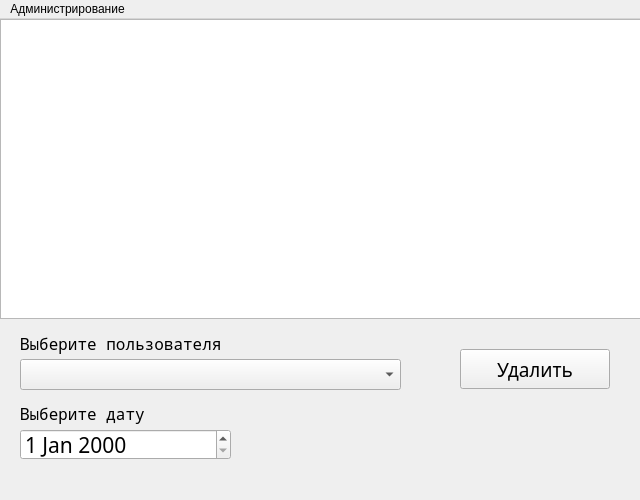
<?xml version="1.0" encoding="UTF-8"?>
<ui version="4.0">
 <class>adminFormWeb</class>
 <widget class="QMainWindow" name="adminFormWeb">
  <property name="geometry">
   <rect>
    <x>0</x>
    <y>0</y>
    <width>640</width>
    <height>500</height>
   </rect>
  </property>
  <property name="minimumSize">
   <size>
    <width>640</width>
    <height>500</height>
   </size>
  </property>
  <property name="maximumSize">
   <size>
    <width>640</width>
    <height>500</height>
   </size>
  </property>
  <property name="windowTitle">
   <string>Администрирование - Учет веб-ресурсов</string>
  </property>
  <widget class="QWidget" name="centralwidget">
   <widget class="QTableView" name="webTable">
    <property name="geometry">
     <rect>
      <x>0</x>
      <y>0</y>
      <width>641</width>
      <height>300</height>
     </rect>
    </property>
   </widget>
   <widget class="QComboBox" name="selectPolz">
    <property name="geometry">
     <rect>
      <x>20</x>
      <y>340</y>
      <width>381</width>
      <height>31</height>
     </rect>
    </property>
    <property name="font">
     <font>
      <family>Noto Sans</family>
      <pointsize>12</pointsize>
     </font>
    </property>
   </widget>
   <widget class="QLabel" name="label">
    <property name="geometry">
     <rect>
      <x>20</x>
      <y>310</y>
      <width>271</width>
      <height>31</height>
     </rect>
    </property>
    <property name="font">
     <font>
      <family>Noto Mono</family>
      <pointsize>12</pointsize>
     </font>
    </property>
    <property name="text">
     <string>Выберите пользователя</string>
    </property>
   </widget>
   <widget class="QPushButton" name="deleteBtn">
    <property name="geometry">
     <rect>
      <x>460</x>
      <y>330</y>
      <width>150</width>
      <height>40</height>
     </rect>
    </property>
    <property name="font">
     <font>
      <family>Noto Sans</family>
      <pointsize>14</pointsize>
     </font>
    </property>
    <property name="text">
     <string>Удалить</string>
    </property>
   </widget>
   <widget class="QLabel" name="label_4">
    <property name="geometry">
     <rect>
      <x>20</x>
      <y>380</y>
      <width>271</width>
      <height>31</height>
     </rect>
    </property>
    <property name="font">
     <font>
      <family>Noto Mono</family>
      <pointsize>12</pointsize>
     </font>
    </property>
    <property name="text">
     <string>Выберите дату</string>
    </property>
   </widget>
   <widget class="QDateEdit" name="selectDate">
    <property name="geometry">
     <rect>
      <x>20</x>
      <y>410</y>
      <width>211</width>
      <height>31</height>
     </rect>
    </property>
    <property name="font">
     <font>
      <family>Noto Sans</family>
      <pointsize>16</pointsize>
     </font>
    </property>
   </widget>
  </widget>
  <widget class="QMenuBar" name="menubar">
   <property name="geometry">
    <rect>
     <x>0</x>
     <y>0</y>
     <width>640</width>
     <height>21</height>
    </rect>
   </property>
   <widget class="QMenu" name="menu">
    <property name="title">
     <string>Администрирование</string>
    </property>
    <addaction name="menuSotr"/>
    <addaction name="menuTime"/>
    <addaction name="menuPo"/>
    <addaction name="menuWeb"/>
   </widget>
   <addaction name="menu"/>
  </widget>
  <action name="menuSotr">
   <property name="text">
    <string>Сотрудники</string>
   </property>
  </action>
  <action name="menuTime">
   <property name="text">
    <string>Рабочее время</string>
   </property>
  </action>
  <action name="menuPo">
   <property name="text">
    <string>Учет ПО</string>
   </property>
  </action>
  <action name="menuWeb">
   <property name="text">
    <string>Учет веб-ресурсов</string>
   </property>
  </action>
 </widget>
 <resources/>
 <connections/>
</ui>
